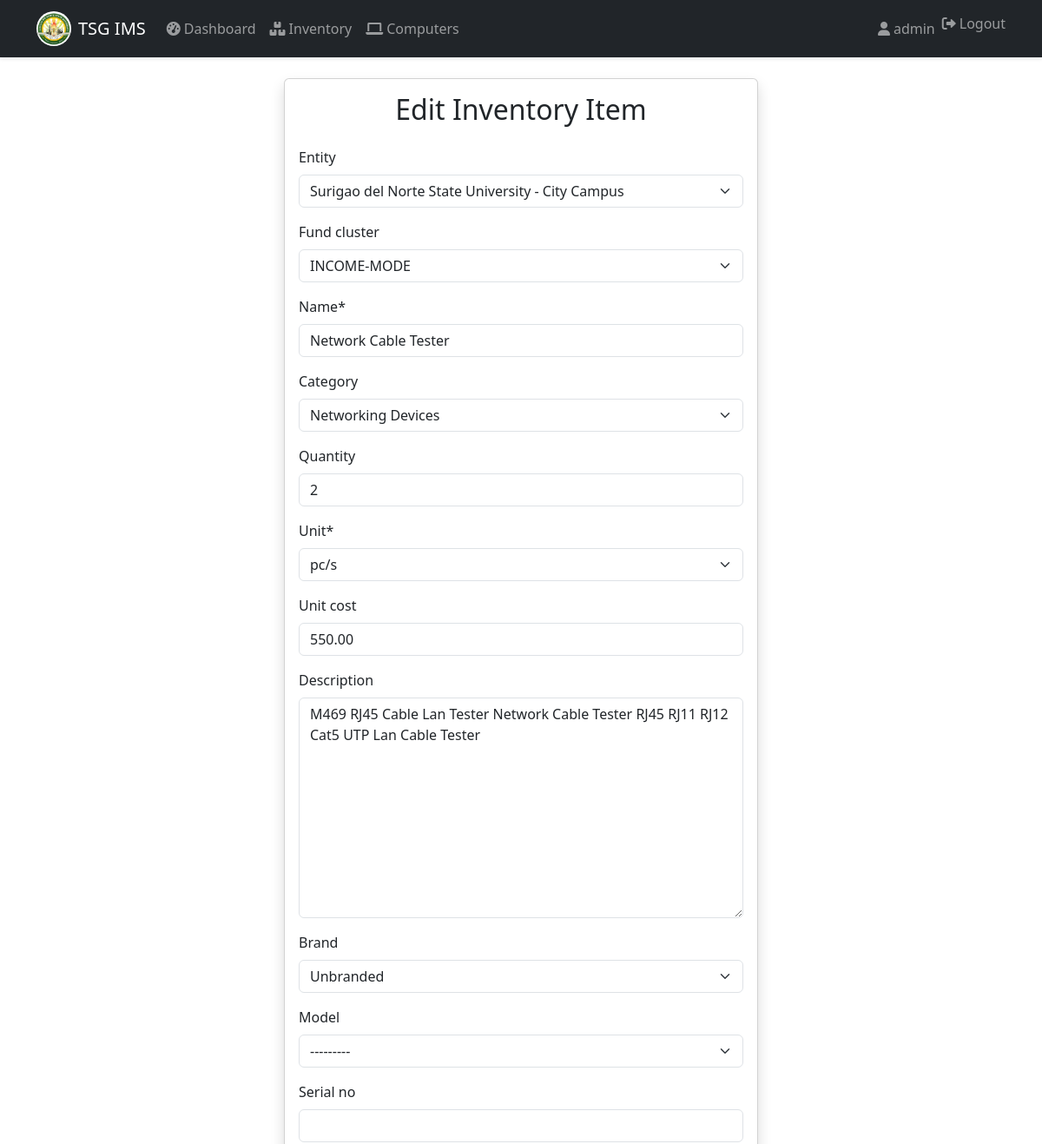
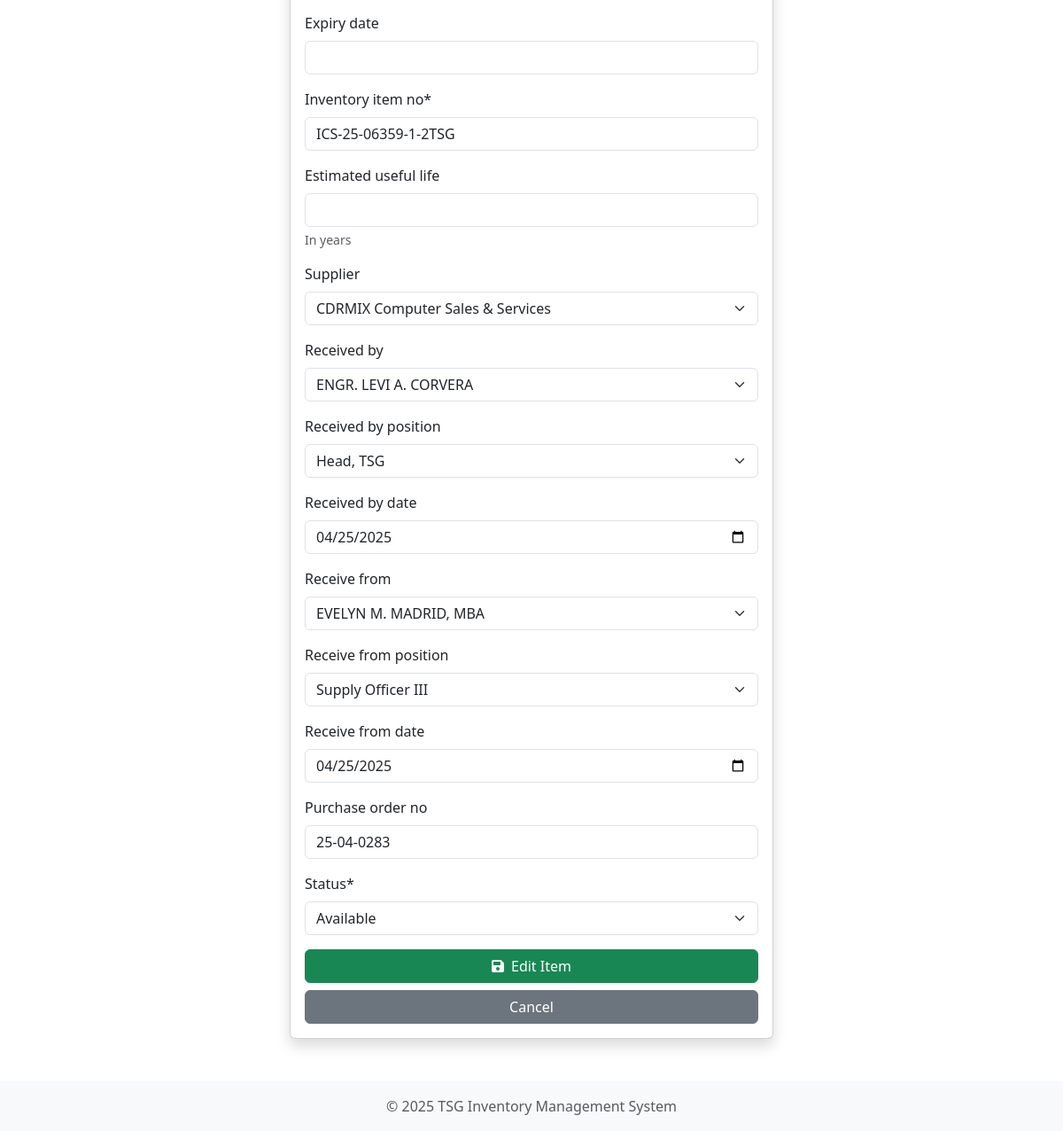
/items/1/edit/ (signed in), run on the app's committed database (2 pictures, top to bottom).
### inventory/models.py (models this page shows, shortened)
class Item(models.Model):
    STATUS_CHOICES = [
        ('available', 'Available'),
        ('in_use', 'In Use'),
        ('maintenance', 'Under Maintenance'),
        ('disposed', 'Disposed'),
    ]
    entity = models.ForeignKey(Entity, on_delete=models.CASCADE, null=True, blank=True)
    fund_cluster = models.ForeignKey(FundCluster, on_delete=models.SET_NULL, null=True, blank=True)
    name = models.CharField(max_length=255)
    category = models.ForeignKey(Category, on_delete=models.SET_NULL, null=True, blank=True)
    quantity = models.PositiveIntegerField(null=True, blank=True)
    unit = models.CharField(max_length=50, null=True, blank=True)
    unit_cost = models.DecimalField(max_digits=12, decimal_places=2, null=True, blank=True)
    cost = models.DecimalField(max_digits=12, decimal_places=2, null=True, blank=True)
    description = models.TextField(blank=True, null=True)
    brand = models.ForeignKey(Brand, on_delete=models.SET_NULL, null=True, blank=True)
    model = models.ForeignKey(ModelName, on_delete=models.SET_NULL, null=True, blank=True)
    serial_no = models.CharField(max_length=255, blank=True, null=True)
    expiry_date = models.DateField(blank=True, null=True)
    inventory_item_no = models.CharField(max_length=100, unique=True)
    estimated_useful_life = models.PositiveIntegerField(help_text="In years", null=True, blank=True)
    supplier = models.ForeignKey(Supplier, on_delete=models.SET_NULL, null=True, blank=True)
    received_by = models.ForeignKey(Personnel, on_delete=models.SET_NULL, null=True, blank=True, related_name='received_items')
    received_by_position = models.ForeignKey(Position, on_delete=models.SET_NULL, null=True, blank=True, related_name='received_positions')
    received_by_date = models.DateField(null=True, blank=True)
    receive_from = models.ForeignKey(Personnel, on_delete=models.SET_NULL, null=True, blank=True, related_name='given_items')
    receive_from_position = models.ForeignKey(Position, on_delete=models.SET_NULL, null=True, blank=True, related_name='given_positions')
    receive_from_date = models.DateField(null=True, blank=True)
    purchase_order_no = models.CharField(max_length=100, blank=True, null=True)
    status = models.CharField(max_length=20, choices=STATUS_CHOICES, default='available')

class Brand(models.Model):
    brand = models.CharField(max_length=100)
    def __str__(self):
        return self.brand

### inventory/views.py (the view)
# urls.py: path('items/<int:pk>/edit/', views.edit_item, name='edit_item'),
@login_required
def edit_item(request, pk):
    item = get_object_or_404(Item, pk=pk)
    if request.method == 'POST':
        form = ItemForm(request.POST, instance=item)
        if form.is_valid():
            form.save()
            messages.success(request, 'Item updated successfully!')
            return redirect('item_list')
    else:
        form = ItemForm(instance=item)
    return render(request, 'inventory/item_form.html', {'form': form, 'action': 'Edit', 'item': item})

### inventory/forms.py
class ItemForm(forms.ModelForm):
    UNIT_CHOICES = [
        ("pc/s", "pc/s"),
        ("unit/s", "unit/s"),
        ("ream/s", "ream/s"),
        ("box/es", "box/es"),
        ("set/s", "set/s"),
        ("pack/s", "pack/s"),
        ("meter/s", "meter/s"),
        ("cart/s", "cart/s"),
        ("tube/s", "tube/s"),
        ("bottle/s", "bottle/s"),
        ("other", "Other")
    ]
    unit = forms.ChoiceField(choices=UNIT_CHOICES, required=True)
    class Meta:
        model = Item
        fields = [
            'entity', 'fund_cluster', 'name', 'category', 'quantity', 'unit', 'unit_cost', 'description',
            'brand', 'model', 'serial_no', 'expiry_date', 'inventory_item_no', 'estimated_useful_life',
            'supplier', 'received_by', 'received_by_position', 'received_by_date',
            'receive_from', 'receive_from_position', 'receive_from_date',
            'purchase_order_no', 'status'
        ]
        widgets = {
            'received_by_date': forms.DateInput(attrs={'type': 'date'}),
            'receive_from_date': forms.DateInput(attrs={'type': 'date'}),
        }

### inventory/models.py (called while the page is built)
    def __str__(self):
        return self.entity_name

    def __str__(self):
        return self.name

    def __str__(self):
        return self.name

    def __str__(self):
        return self.name

    def __str__(self):
        return self.position

    def __str__(self):
        return self.name

    def __str__(self):
        return self.name

### templates/inventory/item_form.html (shortened to what this page needs)
{% extends 'base.html' %}
{% load crispy_forms_tags %}
{% block content %}
<div class="row justify-content-center">
    <div class="col-md-8 col-lg-6">
        <div class="card shadow">
            <div class="card-body">
                <h2 class="text-center mb-4">{{ action }} Inventory Item</h2>
                <form method="post">
                    {{ form.entity|as_crispy_field }}
                    {{ form.fund_cluster|as_crispy_field }}
                    {{ form.name|as_crispy_field }}
                    {{ form.category|as_crispy_field }}
                    {{ form.quantity|as_crispy_field }}
                    {{ form.unit|as_crispy_field }}
                    {{ form.unit_cost|as_crispy_field }}
                    {{ form.description|as_crispy_field }}
                    {{ form.brand|as_crispy_field }}
                    {{ form.model|as_crispy_field }}
                    {{ form.serial_no|as_crispy_field }}
                    {{ form.expiry_date|as_crispy_field }}
                    {{ form.inventory_item_no|as_crispy_field }}
                    {{ form.estimated_useful_life|as_crispy_field }}
                    {{ form.supplier|as_crispy_field }}
                    {{ form.received_by|as_crispy_field }}
                    {{ form.received_by_position|as_crispy_field }}
                    {{ form.received_by_date|as_crispy_field }}
                    {{ form.receive_from|as_crispy_field }}
                    {{ form.receive_from_position|as_crispy_field }}
                    {{ form.receive_from_date|as_crispy_field }}
                    {{ form.purchase_order_no|as_crispy_field }}
                    {{ form.status|as_crispy_field }}
                    <div class="d-grid gap-2">
                        <button type="submit" class="btn btn-success">
                            <i class="fas fa-save me-2"></i>{{ action }} Item
                        </button>
                        <a href="{% url 'item_list' %}" class="btn btn-secondary">Cancel</a>
                    </div>
                </form>
            </div>
        </div>
    </div>
</div>
{% endblock %}

### templates/base.html (shortened to what this page needs)
<!DOCTYPE html>
<html lang="en">
<head>
    <link href="https://cdn.jsdelivr.net/npm/bootstrap@5.3.0/dist/css/bootstrap.min.css" rel="stylesheet">
    <link href="https://cdnjs.cloudflare.com/ajax/libs/font-awesome/6.0.0/css/all.min.css" rel="stylesheet">
    {% load static %}
    <link href="{% static 'css/style.css' %}" rel="stylesheet">
</head>
<body>
    {% if show_navbar|default:True %}
    <nav class="navbar navbar-expand-lg navbar-dark bg-dark">
        <div class="container">
            <a class="navbar-brand d-flex align-items-center" href="{% url 'dashboard' %}">
                <img src="{% static 'img/snsu_logo.png' %}" alt="SNSU Logo" width="40" height="40" class="me-2" style="background: white; border-radius: 50%;">
                TSG IMS
            </a>
            <div class="collapse navbar-collapse" id="navbarNav">
                <ul class="navbar-nav me-auto">
                    {% if user.is_authenticated %}
                    <li class="nav-item">
                        <a class="nav-link" href="{% url 'dashboard' %}">
                            <i class="fas fa-tachometer-alt me-1"></i>Dashboard
                        </a>
                    </li>
                    <li class="nav-item">
                        <a class="nav-link" href="{% url 'item_list' %}">
                            <i class="fas fa-boxes me-1"></i>Inventory
                        </a>
                    </li>
                    <li class="nav-item">
                        <a class="nav-link" href="{% url 'computer_list' %}">
                            <i class="fas fa-laptop me-1"></i>Computers
                        </a>
                    </li>
                    {% endif %}
                </ul>
                <ul class="navbar-nav">
                    {% if user.is_authenticated %}
                    <li class="nav-item">
                        <span class="nav-link">
                            <i class="fas fa-user me-1"></i>{{ user.username }}
                        </span>
                    </li>
                    <li class="nav-item">
                        <form method="post" action="{% url 'logout' %}" style="display:inline;">
                            <button type="submit" class="nav-link btn btn-link" style="display:inline; padding:0; border:none; background:none;">
                                <i class="fas fa-sign-out-alt me-1"></i>Logout
                            </button>
                        </form>
                    </li>
                    {% endif %}
                </ul>
            </div>
        </div>
    </nav>
    {% endif %}
    <div class="container mt-4">
        {% block content %}
        {% endblock %}
    </div>
    <footer class="footer mt-5 py-3 bg-light">
        <div class="container text-center">
            <span class="text-muted">© {% now "Y" %} TSG Inventory Management System</span>
        </div>
    </footer>
</body>
</html>

### static/css/style.css (style rules this page uses)
.card { box-shadow: 0 2px 4px rgba(0,0,0,0.1); transition: all 0.3s ease; }
.navbar { box-shadow: 0 2px 4px rgba(0,0,0,0.1); }
.btn { transition: all 0.3s ease; }

### data on the page
Item: entity "Surigao del Norte State University - City Campus", fund_cluster "INCOME-MODE", name "Network Cable Tester", category "Networking Devices", quantity "2", unit "pc/s", unit_cost "550.00", description "M469 RJ45 Cable Lan Tester Network Cable Tester RJ45 RJ11 RJ12 Cat5 UTP Lan Cable Tester", model "---------", inventory_item_no "ICS-25-06359-1-2TSG", supplier "CDRMIX Computer Sales & Services", received_by "ENGR. LEVI A. CORVERA", received_by_position "Head, TSG", received_by_date "04/25/2025", receive_from "EVELYN M. MADRID, MBA", receive_from_position "Supply Officer III", receive_from_date "04/25/2025", purchase_order_no "25-04-0283", status "Available"
Brand: brand "Unbranded"

### other printed values
{{ user.username }} "admin"
{{ action }} "Edit"
